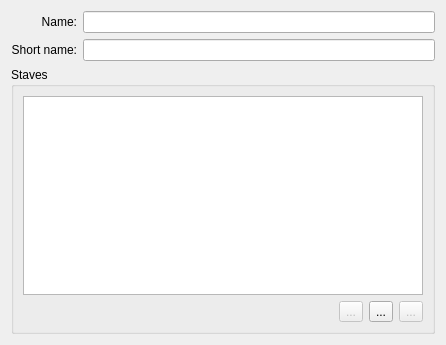
<ui version="4.0" >
 <class>PartDetailsDialog</class>
 <widget class="QWidget" name="PartDetailsDialog" >
  <property name="geometry" >
   <rect>
    <x>0</x>
    <y>0</y>
    <width>446</width>
    <height>345</height>
   </rect>
  </property>
  <property name="windowTitle" >
   <string>Form</string>
  </property>
  <layout class="QVBoxLayout" >
   <item>
    <layout class="QGridLayout" >
     <item row="0" column="0" >
      <widget class="QLabel" name="label" >
       <property name="text" >
        <string>Name:</string>
       </property>
       <property name="alignment" >
        <set>Qt::AlignRight|Qt::AlignTrailing|Qt::AlignVCenter</set>
       </property>
       <property name="buddy" >
        <cstring>nameEdit</cstring>
       </property>
      </widget>
     </item>
     <item row="0" column="1" >
      <widget class="QLineEdit" name="nameEdit" />
     </item>
     <item row="1" column="0" >
      <widget class="QLabel" name="label_2" >
       <property name="text" >
        <string>Short name:</string>
       </property>
       <property name="alignment" >
        <set>Qt::AlignRight|Qt::AlignTrailing|Qt::AlignVCenter</set>
       </property>
       <property name="buddy" >
        <cstring>shortNameEdit</cstring>
       </property>
      </widget>
     </item>
     <item row="1" column="1" >
      <widget class="QLineEdit" name="shortNameEdit" />
     </item>
    </layout>
   </item>
   <item>
    <widget class="QGroupBox" name="groupBox" >
     <property name="title" >
      <string>Staves</string>
     </property>
     <layout class="QVBoxLayout" >
      <item>
       <widget class="QListWidget" name="staffList" />
      </item>
      <item>
       <layout class="QHBoxLayout" >
        <item>
         <spacer>
          <property name="orientation" >
           <enum>Qt::Horizontal</enum>
          </property>
          <property name="sizeHint" >
           <size>
            <width>40</width>
            <height>20</height>
           </size>
          </property>
         </spacer>
        </item>
        <item>
         <widget class="QToolButton" name="editStaff" >
          <property name="enabled" >
           <bool>false</bool>
          </property>
          <property name="text" >
           <string>...</string>
          </property>
         </widget>
        </item>
        <item>
         <widget class="QToolButton" name="addStaff" >
          <property name="text" >
           <string>...</string>
          </property>
         </widget>
        </item>
        <item>
         <widget class="QToolButton" name="removeStaff" >
          <property name="enabled" >
           <bool>false</bool>
          </property>
          <property name="text" >
           <string>...</string>
          </property>
         </widget>
        </item>
       </layout>
      </item>
     </layout>
    </widget>
   </item>
  </layout>
 </widget>
 <resources/>
 <connections/>
</ui>
